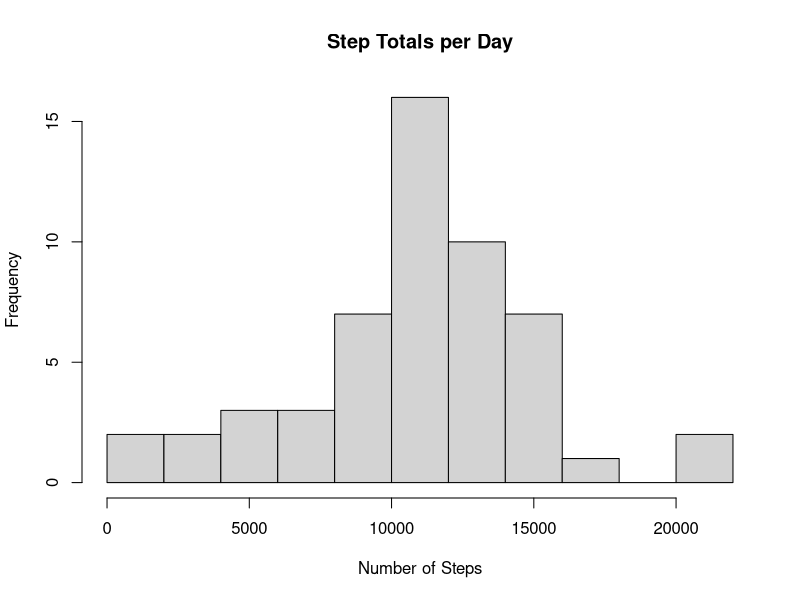
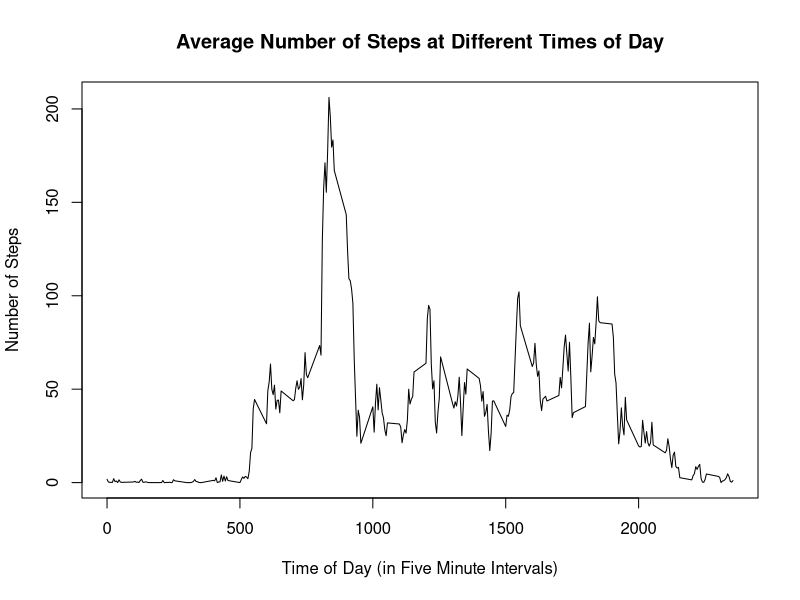
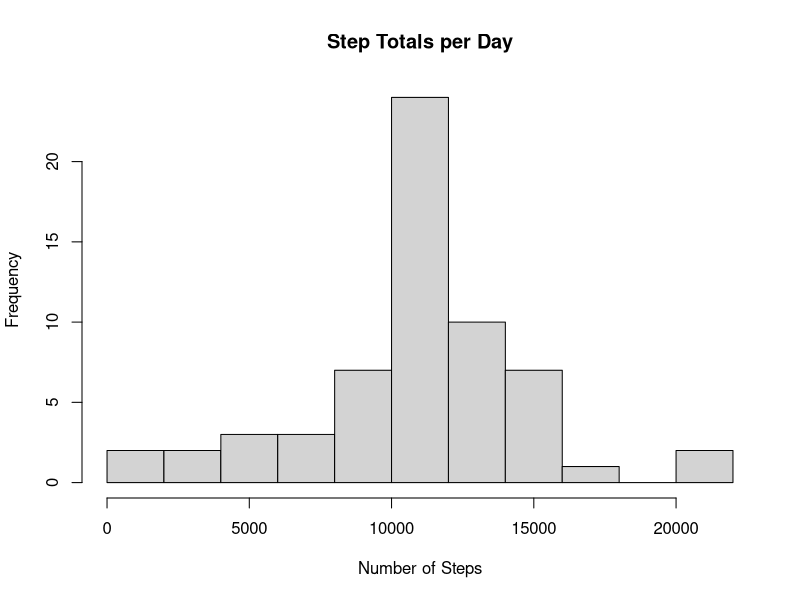
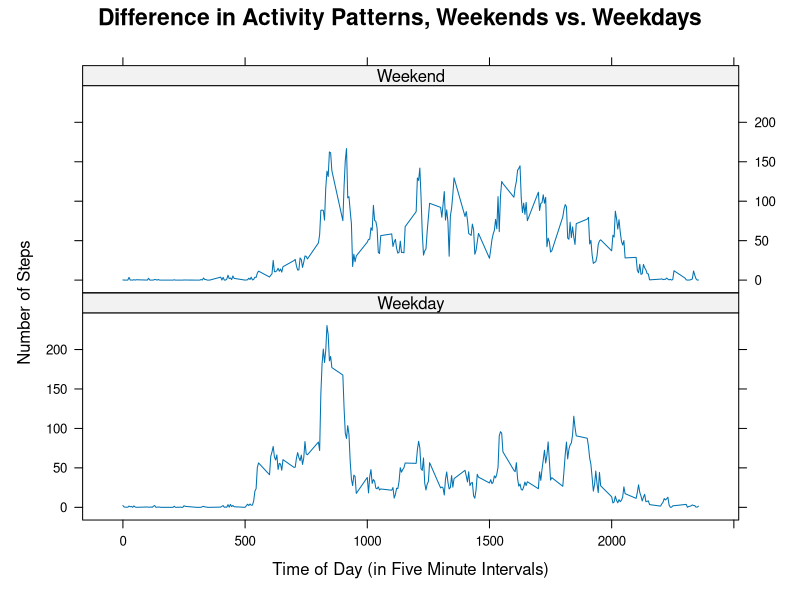

Source code (R) for these figures, in order:
## ---- chunk 1
activity <- read.csv("activity.csv")
activity$steps <- as.numeric(activity$steps)
activity$interval <- as.numeric(activity$interval)
activity$interval <- unique(activity$interval)
summary(activity)
## ---- chunk 2
ActivitySum <-aggregate(activity$steps ~ activity$date, data=activity, sum, na.rm=TRUE)
hist(ActivitySum[,2], main="Step Totals per Day", xlab="Number of Steps", breaks=10)
mean(ActivitySum[,2])
median(ActivitySum[,2])
## ---- chunk 3
ActivityMean <-aggregate(activity$steps ~ activity$interval, data=activity, mean, na.rm=TRUE)

plot(ActivityMean[,2] ~ unique(activity$interval), type="l", ylab="Number of Steps", xlab="Time of Day (in Five Minute Intervals)", main="Average Number of Steps at Different Times of Day")

## ---- chunk 4
sum(is.na(activity$steps)) + sum(is.na(activity$interval)) + sum(is.na(activity$date))

activity$StepMeans <- ActivityMean[,2]

for(i in 1:nrow(activity)){
  if (is.na(activity[i,1])) {
    activity[i,1] <- activity[i,4]
  }
}

summary(activity)

ActivityMean2 <- aggregate(activity[,1] ~ activity[,2], data=activity, sum, na.rm=TRUE)

hist(ActivityMean2[,2], main="Step Totals per Day", xlab="Number of Steps", breaks=10)

mean(ActivityMean2[,2])
median(ActivityMean2[,2])
## ---- chunk 5
activity$days <- weekdays(as.Date(activity$date))

activity$DayType <- ifelse(activity$days == "Monday" |  activity$days == "Tuesday" |
                           activity$days == "Wednesday" | activity$days == "Thursday" | 
                           activity$days == "Friday", c("Weekday"), c("Weekend"))

activity$DayType <- as.factor(activity$DayType)

summary(activity)

ActivityMean3 <- aggregate(activity$steps ~ activity$interval + activity$DayType, data=activity, mean)

library(lattice)

xyplot(ActivityMean3[,3] ~ ActivityMean3[,1] | ActivityMean3[,2], type ="l",
       main=list(cex=1.37, label="Difference in Activity Patterns, Weekends vs. Weekdays"),
       ylab="Number of Steps", xlab="Time of Day (in Five Minute Intervals)",
       layout=c(1,2))
